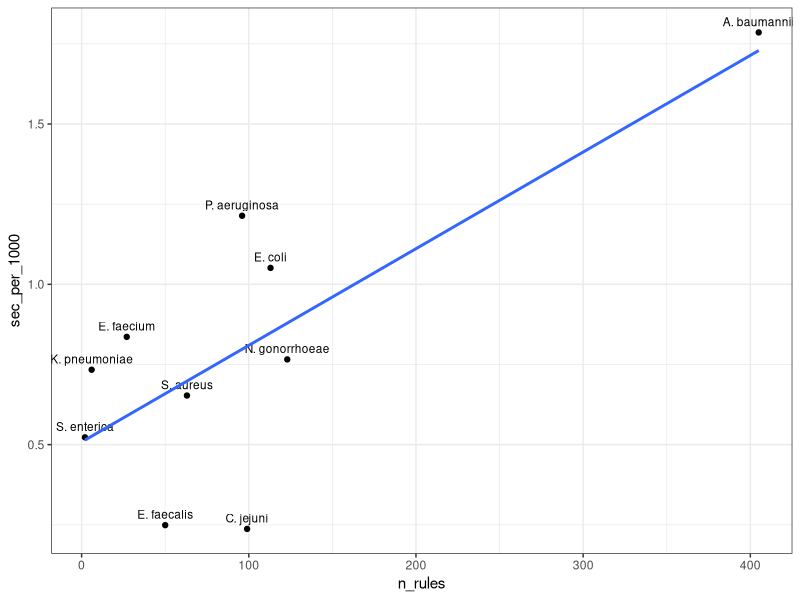
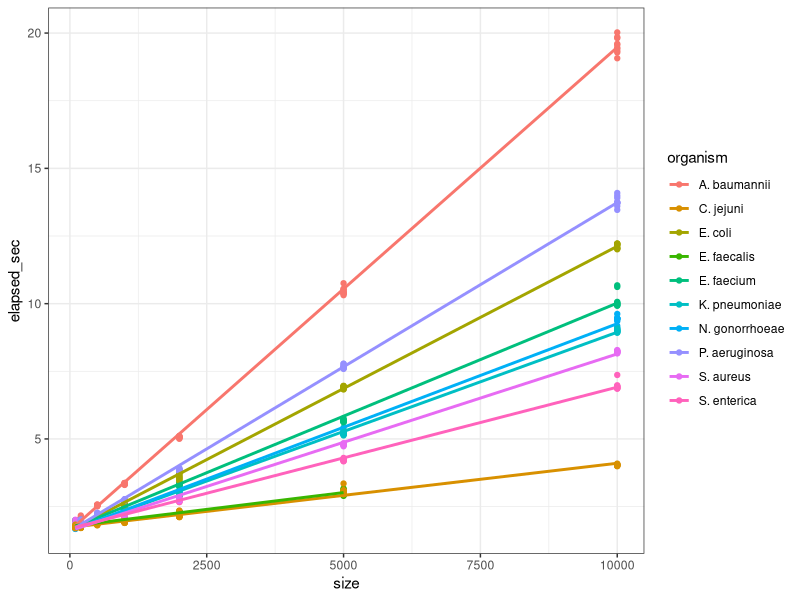
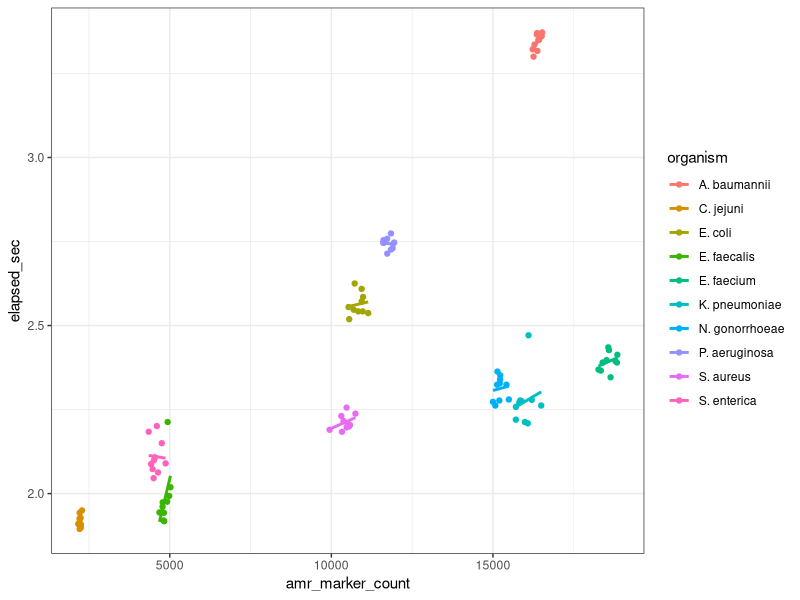

Recreate these plots in R, in order.
## ---- chunk 1
knitr::opts_chunk$set(echo = TRUE)
library(tidyverse)
## ---- chunk 2
times <- read_tsv("AMRrules_timings.tsv") %>% 
  mutate(organism = case_when(organism=="Abaumannii" ~ "A. baumannii",
                              organism=="Cjejuni" ~ "C. jejuni",
                              organism=="Ecoli" ~ "E. coli",
                              organism=="Efaecalis" ~ "E. faecalis",
                              organism=="Efaecium" ~ "E. faecium",
                              organism=="Kpneumoniae" ~ "K. pneumoniae",
                              organism=="Ngono" ~ "N. gonorrhoeae",
                              organism=="Paeruginosa" ~ "P. aeruginosa",
                              organism=="Saureus" ~ "S. aureus",
                              organism=="Senterica" ~ "S. enterica"
                              ))

# shape of runtime curve per organism
linear_per_orgn <- times %>% ggplot(aes(x=size, y=elapsed_sec, colour=organism)) + geom_point() + geom_smooth(method = "lm", se = FALSE) + theme_bw()

# impact of number of markers on runtime, within each organism (which each have a unique but fixed rule count)
not_lineat_per_marker_withinorg <- times %>% filter(size==1000) %>% ggplot(aes(x=amr_marker_count, y=elapsed_sec, colour=organism)) + geom_point() + geom_smooth(method = "lm", se = FALSE) + theme_bw()

# summarise times one row per organism
org_summary <- times %>%
    filter(status == 0) %>%
    group_by(organism, n_rules) %>%
    summarise(
        sec_per_1000       = coef(lm(elapsed_sec ~ size))[["size"]] * 1000,
        sec_per_marker      = coef(lm(elapsed_sec ~ amr_marker_count))[["amr_marker_count"]] * 1000,
        sec_per_matched      = coef(lm(elapsed_sec ~ markers_matched))[["markers_matched"]] * 1000,
        amr_per_sample     = mean(amr_marker_count/samples_processed),
        matched_per_sample = mean(markers_matched/samples_processed),
        prop_matched       = mean(markers_matched/amr_marker_count),
        .groups = "drop"
    )

associated_rulecount <- org_summary %>% ggplot(aes(x=n_rules, y=sec_per_1000, label=organism)) + 
  geom_point() + 
  geom_text(vjust = -0.7, size = 3) +
  geom_smooth(method = "lm", se = FALSE) + 
  theme_bw()
